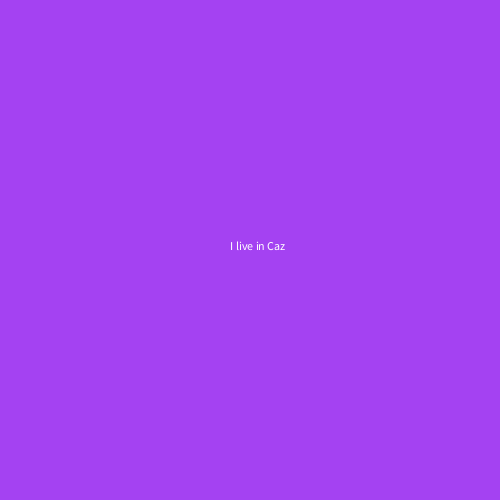
Frame 1 (no input)
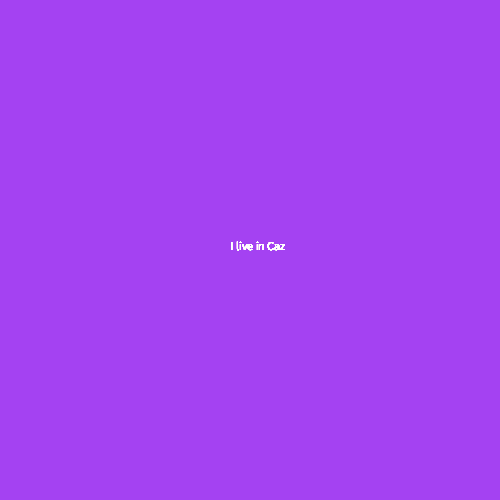
Frame 60 (the mouse pressed at the canvas centre just before this capture)
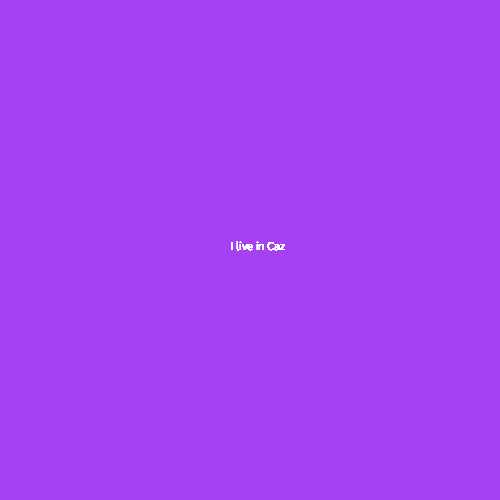
Frame 120 (the mouse held since frame 60 and released just before this capture)

The Processing sketch that drew these frames (run headless with seeded random() and noise(); from frame 60 on, the mouse is pressed at the canvas centre):

// Processing sketch: processing_30957
// ── processing_30957.pde

void setup() {
   size(500,500);
   background(color(random(255),random(255),random(255))); 
}
 
void draw() {  
text("I live in Caz",230,250);
}
   
 void mousePressed(){
   
line(230,255,305,255);
line(230,230,305,230);
  }
